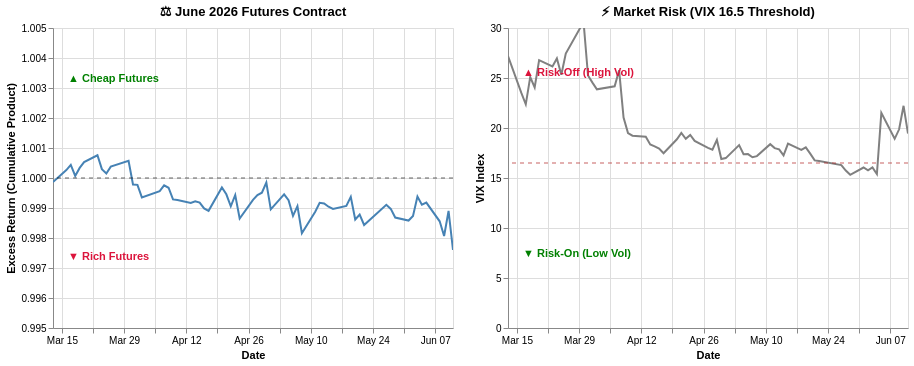

The cell this chart's notebook holds for it:
### Markdown cell above
### 📉 The June 2026 Contract: Arb Capacity Remains Tight
**What are we observing?**
The June 2026 contract captures the market's digestion of the massive macro shock we witnessed in the previous period. In mid-to-late March, the VIX starts at extremely elevated levels—oscillating between 25 and 30—before beginning a long, steady grind downward through April and May. By late May, the VIX finally touches down near the 16.5 "Risk-On" threshold. On the left panel, the cumulative excess return experiences significant chop during this unwinding period, dipping briefly to the 1.0 baseline in late April and early May, but predominantly maintaining its position in "Cheap Futures" territory. Notably, the excess return surges to a peak near 1.0020 in early June, perfectly aligning with a sudden secondary spike in the VIX back toward the 20 level.

### Code cell
# Results June 2026 contract: March 13, 2026-Jun. 11, 2026
jun_graph=create_arb_vix(start='2026-03-13',end='2026-06-11')
display(plot_contract_arb_band(jun_graph,'June 2026 Futures Contract',return_domain=[0.995, 1.005]))

### Figure 1 — Vega-Lite specification as saved in the notebook (floating-point values rounded to 4 significant figures)
{"config": {"view": {"continuousWidth": 300, "continuousHeight": 300}}, "hconcat": [{"layer": [{"data": {"name": "data-3bd8eefebc44ed24e52a26eb2d2b6e5a"}, "mark": {"type": "line", "color": "steelblue", "strokeWidth": 2}, "encoding": {"tooltip": [{"field": "date", "type": "temporal"}, {"field": "Cumulative Excess Return", "type": "quantitative"}], "x": {"field": "date", "title": "Date", "type": "temporal"}, "y": {"field": "Cumulative Excess Return", "scale": {"domain": [0.995, 1.005]}, "title": "Excess Return (Cumulative Product)", "type": "quantitative"}}, "name": "view_7"}, {"data": {"name": "data-62270e77d641448c13ff0a9fcf3e6578"}, "mark": {"type": "rule", "color": "black", "opacity": 0.6, "strokeDash": [4, 4]}, "encoding": {"y": {"field": "y", "type": "quantitative"}}}, {"data": {"name": "data-43807a7517ce8d1e736d09477ce97267"}, "mark": {"type": "text", "align": "left", "baseline": "top", "color": "green", "dx": 5, "fontWeight": "bold"}, "encoding": {"text": {"field": "text", "type": "nominal"}, "x": {"value": 10}, "y": {"field": "y", "type": "quantitative"}}}, {"data": {"name": "data-bfe5ff7198e2b8f6f045fd9762d0a983"}, "mark": {"type": "text", "align": "left", "baseline": "bottom", "color": "crimson", "dx": 5, "fontWeight": "bold"}, "encoding": {"text": {"field": "text", "type": "nominal"}, "x": {"value": 10}, "y": {"field": "y", "type": "quantitative"}}}], "height": 300, "title": "⚖️ June 2026 Futures Contract", "width": 400}, {"layer": [{"data": {"name": "data-3bd8eefebc44ed24e52a26eb2d2b6e5a"}, "mark": {"type": "line", "color": "gray", "strokeWidth": 2}, "encoding": {"tooltip": [{"field": "date", "type": "temporal"}, {"field": "VIX", "type": "quantitative"}], "x": {"field": "date", "title": "Date", "type": "temporal"}, "y": {"field": "VIX", "scale": {"domain": [1, 30]}, "title": "VIX Index", "type": "quantitative"}}, "name": "view_8"}, {"data": {"name": "data-36ce8cf7b9b85712b0e5da6a8d4c123f"}, "mark": {"type": "rule", "color": "firebrick", "opacity": 0.7, "strokeDash": [4, 4]}, "encoding": {"y": {"field": "y", "type": "quantitative"}}}, {"data": {"name": "data-e1693b16d8edb1761d863943e923bf84"}, "mark": {"type": "text", "align": "left", "baseline": "bottom", "color": "crimson", "dx": 5, "fontWeight": "bold"}, "encoding": {"text": {"field": "text", "type": "nominal"}, "x": {"value": 10}, "y": {"field": "y", "type": "quantitative"}}}, {"data": {"name": "data-7e10542b402220f02c931d4ac3477b9e"}, "mark": {"type": "text", "align": "left", "baseline": "top", "color": "green", "dx": 5, "fontWeight": "bold"}, "encoding": {"text": {"field": "text", "type": "nominal"}, "x": {"value": 10}, "y": {"field": "y", "type": "quantitative"}}}], "height": 300, "title": "⚡ Market Risk (VIX 16.5 Threshold)", "width": 400}], "params": [{"name": "param_4", "select": {"type": "interval", "encodings": ["x"]}, "bind": "scales", "views": ["view_7", "view_8"]}], "$schema": "https://vega.github.io/schema/vega-lite/v5.20.1.json", "datasets": {"data-3bd8eefebc44ed24e52a26eb2d2b6e5a": [{"date": "2026-03-13T00:00:00", "Cumulative Excess Return": 0.9999, "VIX": 27.19}, {"date": "2026-03-16T00:00:00", "Cumulative Excess Return": 1.0, "VIX": 23.51}, {"date": "2026-03-17T00:00:00", "Cumulative Excess Return": 1.0, "VIX": 22.37}, {"date": "2026-03-18T00:00:00", "Cumulative Excess Return": 1.0, "VIX": 25.09}, {"date": "2026-03-19T00:00:00", "Cumulative Excess Return": 1.0, "VIX": 24.06}, {"date": "2026-03-20T00:00:00", "Cumulative Excess Return": 1.001, "VIX": 26.78}, {"date": "2026-03-23T00:00:00", "Cumulative Excess Return": 1.001, "VIX": 26.15}, {"date": "2026-03-24T00:00:00", "Cumulative Excess Return": 1.0, "VIX": 26.95}, {"date": "2026-03-25T00:00:00", "Cumulative Excess Return": 1.0, "VIX": 25.33}, {"date": "2026-03-26T00:00:00", "Cumulative Excess Return": 1.0, "VIX": 27.44}, {"date": "2026-03-30T00:00:00", "Cumulative Excess Return": 1.001, "VIX": 30.61}, {"date": "2026-03-31T00:00:00", "Cumulative Excess Return": 0.9998, "VIX": 25.25}, {"date": "2026-04-01T00:00:00", "Cumulative Excess Return": 0.9998, "VIX": 24.54}, {"date": "2026-04-02T00:00:00", "Cumulative Excess Return": 0.9994, "VIX": 23.87}, {"date": "2026-04-06T00:00:00", "Cumulative Excess Return": 0.9996, "VIX": 24.17}, {"date": "2026-04-07T00:00:00", "Cumulative Excess Return": 0.9998, "VIX": 25.78}, {"date": "2026-04-08T00:00:00", "Cumulative Excess Return": 0.9997, "VIX": 21.04}, {"date": "2026-04-09T00:00:00", "Cumulative Excess Return": 0.9993, "VIX": 19.49}, {"date": "2026-04-10T00:00:00", "Cumulative Excess Return": 0.9993, "VIX": 19.23}, {"date": "2026-04-13T00:00:00", "Cumulative Excess Return": 0.9992, "VIX": 19.12}, {"date": "2026-04-14T00:00:00", "Cumulative Excess Return": 0.9992, "VIX": 18.36}, {"date": "2026-04-15T00:00:00", "Cumulative Excess Return": 0.9992, "VIX": 18.17}, {"date": "2026-04-16T00:00:00", "Cumulative Excess Return": 0.999, "VIX": 17.94}, {"date": "2026-04-17T00:00:00", "Cumulative Excess Return": 0.9989, "VIX": 17.48}, {"date": "2026-04-20T00:00:00", "Cumulative Excess Return": 0.9997, "VIX": 18.87}, {"date": "2026-04-21T00:00:00", "Cumulative Excess Return": 0.9995, "VIX": 19.5}, {"date": "2026-04-22T00:00:00", "Cumulative Excess Return": 0.9991, "VIX": 18.92}, {"date": "2026-04-23T00:00:00", "Cumulative Excess Return": 0.9994, "VIX": 19.31}, {"date": "2026-04-24T00:00:00", "Cumulative Excess Return": 0.9986, "VIX": 18.71}, {"date": "2026-04-27T00:00:00", "Cumulative Excess Return": 0.9993, "VIX": 18.02}, {"date": "2026-04-28T00:00:00", "Cumulative Excess Return": 0.9994, "VIX": 17.83}, {"date": "2026-04-29T00:00:00", "Cumulative Excess Return": 0.9995, "VIX": 18.81}, {"date": "2026-04-30T00:00:00", "Cumulative Excess Return": 0.9998, "VIX": 16.89}, {"date": "2026-05-01T00:00:00", "Cumulative Excess Return": 0.999, "VIX": 16.99}, {"date": "2026-05-04T00:00:00", "Cumulative Excess Return": 0.9995, "VIX": 18.29}, {"date": "2026-05-05T00:00:00", "Cumulative Excess Return": 0.9993, "VIX": 17.38}, {"date": "2026-05-06T00:00:00", "Cumulative Excess Return": 0.9987, "VIX": 17.39}, {"date": "2026-05-07T00:00:00", "Cumulative Excess Return": 0.9991, "VIX": 17.08}, {"date": "2026-05-08T00:00:00", "Cumulative Excess Return": 0.9982, "VIX": 17.19}, {"date": "2026-05-11T00:00:00", "Cumulative Excess Return": 0.9989, "VIX": 18.38}, {"date": "2026-05-12T00:00:00", "Cumulative Excess Return": 0.9992, "VIX": 17.99}, {"date": "2026-05-13T00:00:00", "Cumulative Excess Return": 0.9992, "VIX": 17.87}, {"date": "2026-05-14T00:00:00", "Cumulative Excess Return": 0.999, "VIX": 17.26}, {"date": "2026-05-15T00:00:00", "Cumulative Excess Return": 0.999, "VIX": 18.43}, {"date": "2026-05-18T00:00:00", "Cumulative Excess Return": 0.9991, "VIX": 17.82}, {"date": "2026-05-19T00:00:00", "Cumulative Excess Return": 0.9994, "VIX": 18.06}, {"date": "2026-05-20T00:00:00", "Cumulative Excess Return": 0.9986, "VIX": 17.44}, {"date": "2026-05-21T00:00:00", "Cumulative Excess Return": 0.9988, "VIX": 16.76}, {"date": "2026-05-22T00:00:00", "Cumulative Excess Return": 0.9984, "VIX": 16.7}, {"date": "2026-05-27T00:00:00", "Cumulative Excess Return": 0.9991, "VIX": 16.29}, {"date": "2026-05-28T00:00:00", "Cumulative Excess Return": 0.999, "VIX": 15.74}, {"date": "2026-05-29T00:00:00", "Cumulative Excess Return": 0.9987, "VIX": 15.32}, {"date": "2026-06-01T00:00:00", "Cumulative Excess Return": 0.9986, "VIX": 16.05}, {"date": "2026-06-02T00:00:00", "Cumulative Excess Return": 0.9987, "VIX": 15.77}, {"date": "2026-06-03T00:00:00", "Cumulative Excess Return": 0.9994, "VIX": 16.06}, {"date": "2026-06-04T00:00:00", "Cumulative Excess Return": 0.9991, "VIX": 15.4}, {"date": "2026-06-05T00:00:00", "Cumulative Excess Return": 0.9992, "VIX": 21.51}, {"date": "2026-06-08T00:00:00", "Cumulative Excess Return": 0.9986, "VIX": 18.92}, {"date": "2026-06-09T00:00:00", "Cumulative Excess Return": 0.9981, "VIX": 19.87}, {"date": "2026-06-10T00:00:00", "Cumulative Excess Return": 0.9989, "VIX": 22.22}, {"date": "2026-06-11T00:00:00", "Cumulative Excess Return": 0.9976, "VIX": 19.44}], "data-62270e77d641448c13ff0a9fcf3e6578": [{"y": 1.0}], "data-43807a7517ce8d1e736d09477ce97267": [{"y": 1.003, "text": "▲ Cheap Futures"}], "data-bfe5ff7198e2b8f6f045fd9762d0a983": [{"y": 0.9972, "text": "▼ Rich Futures"}], "data-36ce8cf7b9b85712b0e5da6a8d4c123f": [{"y": 16.5}], "data-e1693b16d8edb1761d863943e923bf84": [{"y": 25, "text": "▲ Risk-Off (High Vol)"}], "data-7e10542b402220f02c931d4ac3477b9e": [{"y": 8, "text": "▼ Risk-On (Low Vol)"}]}}
